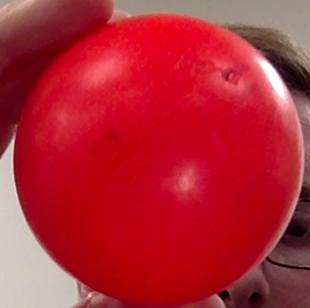
#> input picture vision/ball-calibration-small.png, 310 x 308 px, given in place of the camera
$ python range-detector.py   (Python 2 division)
#> lines starting #> are read from the running program, lines starting #| are printed output that depends on the picture; after the words box and inside, x2 and y2 are one past the last pixel; in counts of white or black regions, pixels touching at a corner belong together
import cv2
import numpy as np


cap = cv2.VideoCapture(0)

def nothing(x):
    pass
# Creating a window for later use
cv2.namedWindow('result')

# Starting with 100's to prevent error while masking
h,s,v = 100,100,100

# Creating track bar
cv2.createTrackbar('h', 'result',0,179,nothing)
#> slider 'h' is set to 59
cv2.createTrackbar('s', 'result',0,255,nothing)
#> slider 's' is set to 85
cv2.createTrackbar('v', 'result',0,255,nothing)
#> slider 'v' is set to 85

while(1):

    _, frame = cap.read()
#> frame is the input picture: shape (308, 310, 3); mean B, G, R 52.7, 38.6, 176.7

    #converting to HSV
    hsv = cv2.cvtColor(frame,cv2.COLOR_BGR2HSV)
#> hsv: shape (308, 310, 3); mean H, S, V 146.8, 200.1, 176.7

    # get info from track bar and appy to result
    h = cv2.getTrackbarPos('h','result')
    s = cv2.getTrackbarPos('s','result')
    v = cv2.getTrackbarPos('v','result')

    # Normal masking algorithm
    lower_blue = np.array([h,s,v])
    upper_blue = np.array([180,255,255])

    mask = cv2.inRange(hsv,lower_blue, upper_blue)
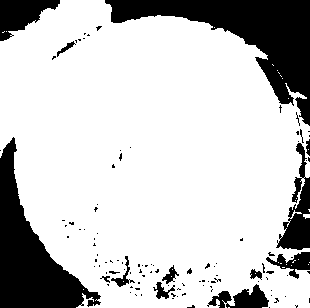
#> mask: shape (308, 310); 78.3% white; 110 black regions (94 under 20 px), largest, box (x1, y1, x2, y2) and area: (105, 0, 310, 126) 8551, (0, 137, 101, 308) 6720, (276, 143, 310, 250) 1575

    result = cv2.bitwise_and(frame,frame,mask = mask)
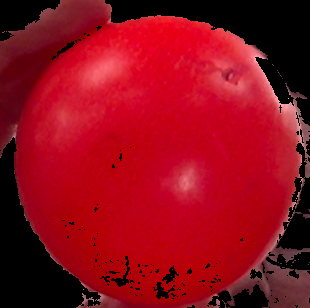
#> result: shape (308, 310, 3); mean B, G, R 26.5, 11.1, 142.2

    cv2.imshow('result',result)

    k = cv2.waitKey(5) & 0xFF
#> (key Esc is pressed here)
    if k == 27:
#> (the run stopped early here; a loop or call above may not have finished)

$ run again, on vision/ball-calibration.png
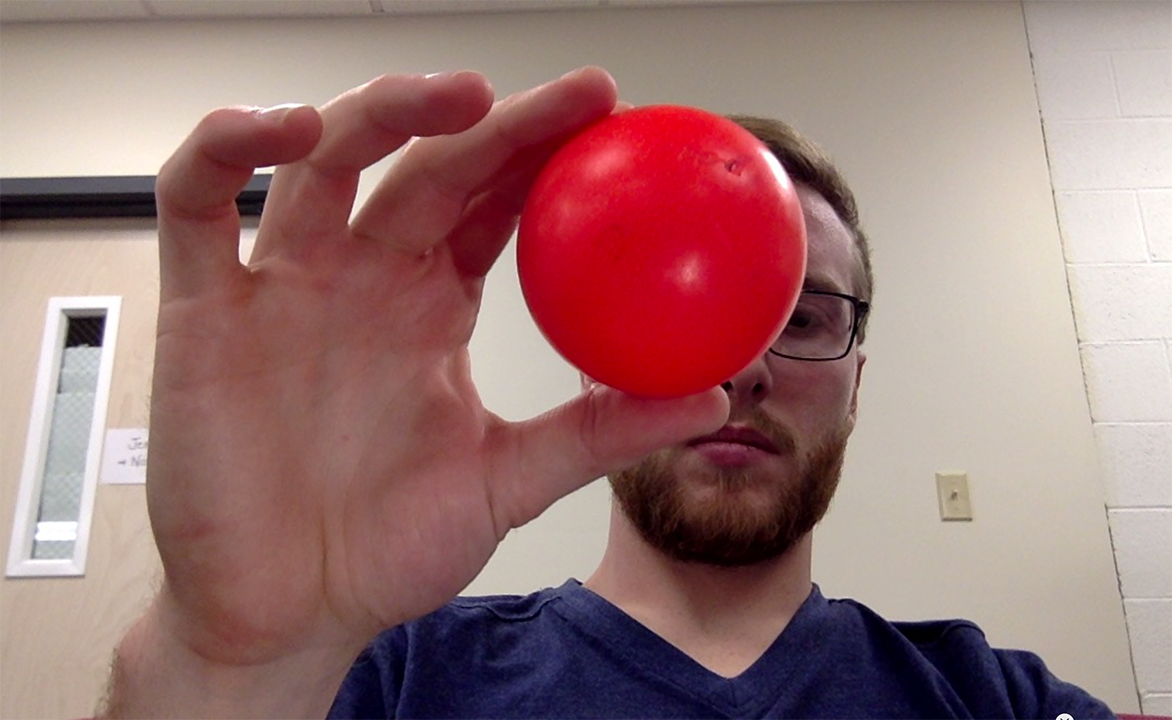
#> input picture vision/ball-calibration.png, 1172 x 720 px, given in place of the camera
#> frame is the input picture: shape (720, 1172, 3); mean B, G, R 116, 117.3, 154.4
#> hsv: shape (720, 1172, 3); mean H, S, V 50.1, 89.3, 157.2
#> `mask = cv2.inRange(hsv,lower_blue, upper_blue)`:
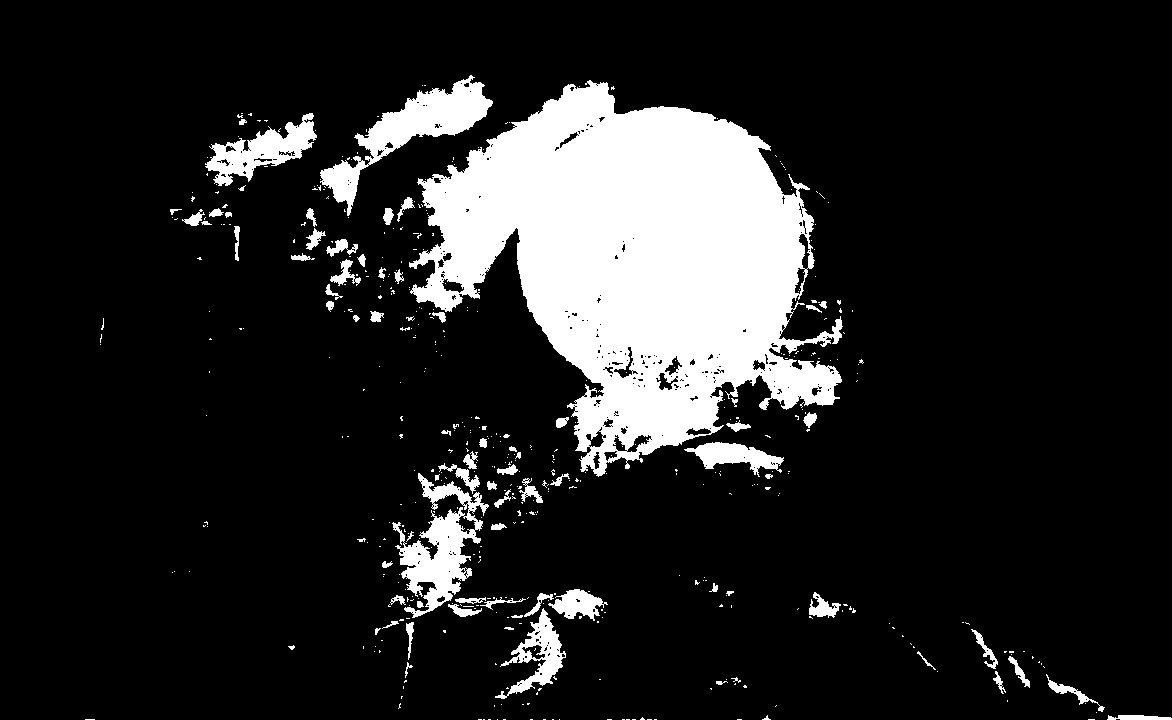
#> mask: shape (720, 1172); 14.3% white; 495 white regions (416 under 20 px), largest, box (x1, y1, x2, y2) and area: (409, 80, 843, 477) 92828, (320, 75, 493, 216) 6263, (392, 473, 489, 618) 5239
#> `result = cv2.bitwise_and(frame,frame,mask = mask)`:
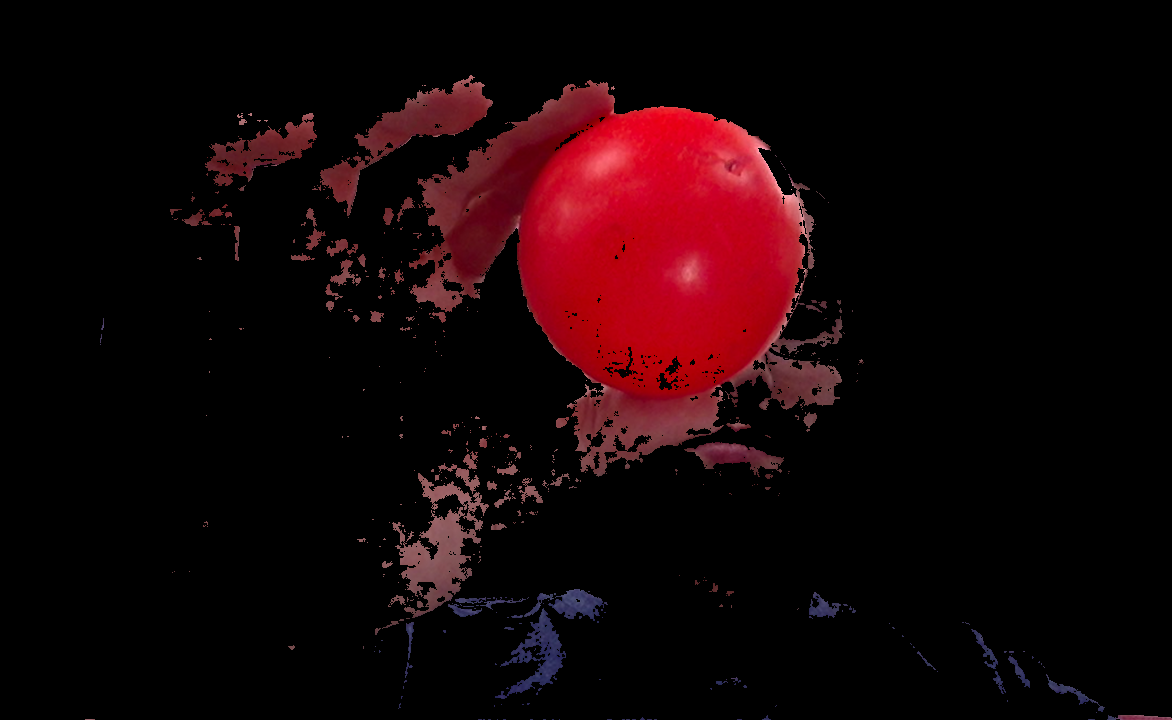
#> result: shape (720, 1172, 3); mean B, G, R 6.3, 4, 22.1
